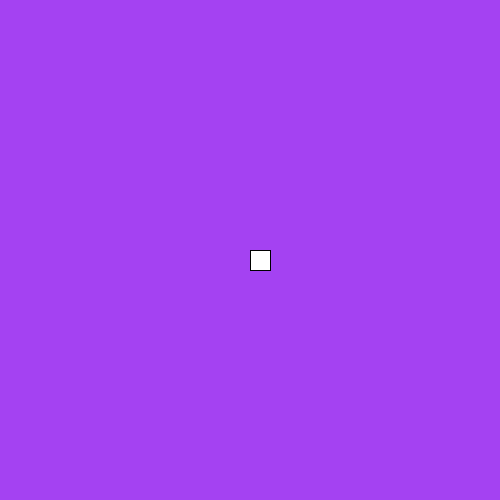
Frame 1 (no input)
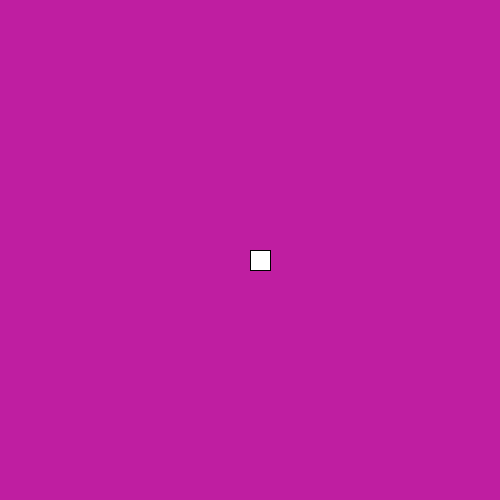
Frame 60 (the mouse pressed at the canvas centre just before this capture)
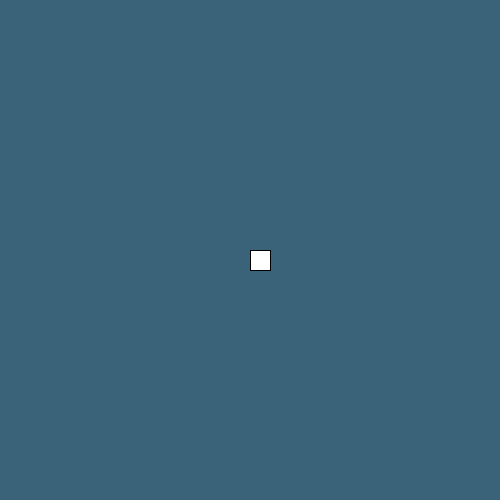
Frame 120 (the mouse held since frame 60 and released just before this capture)

The Processing sketch that drew these frames (run headless with seeded random() and noise(); from frame 60 on, the mouse is pressed at the canvas centre):

// Processing sketch: processing_165517
// ── processing_165517.pde

Square[]shape = new Square[400];

void setup() {
  size(500,500);
  for (int i = 0; i<200; i++){
    shape[i] = new Square();
    

  }
}
  void draw(){
     PVector SquarePos = new PVector(0,0);

  
  
    background((random (0, 255)), (random (0, 255)), (random (0, 255)));
    rect(width/2, height/2, 20, 20);
  }
  
 class Square {
 PVector shapePos= new PVector (0,0);
 PVector shapeSize= new PVector (0,0); 

 }
   
